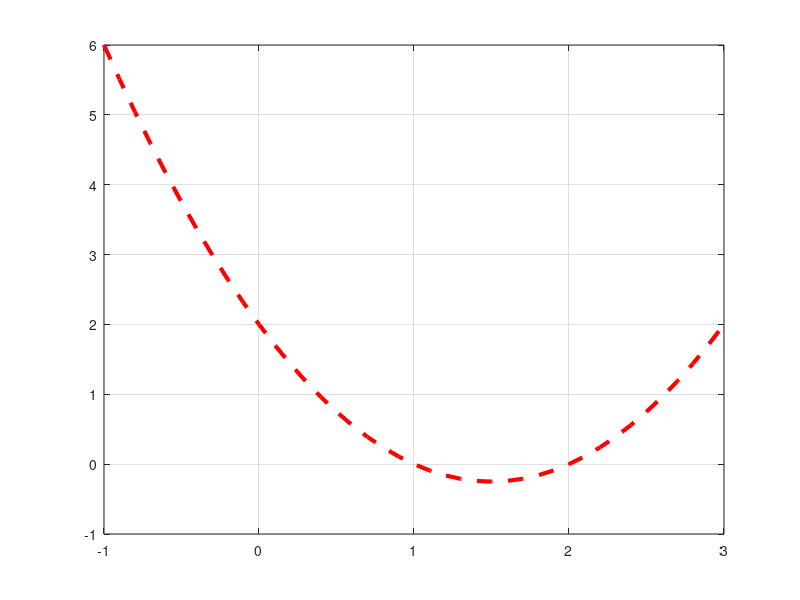

Source code (MATLAB):
%  Write an M-file to evaluate the equation y(x)  x2  3x  2 for all values
% of x between 1 and 3, in steps of 0.1. Do this twice, once with a for
% loop and once with vectors. Plot the resulting function using a 3-pointthick dashed red line.

% with for loop
x=-1:0.1:3;
for i=1:length(x)
    y(i)=x(i)^2-3*x(i)+2;
    fprintf('%d\n',y(i));
end
plot(x,y,'r--','LineWidth',3);
grid on;

% with vectors
y1=x.^2-3*x +2;
isequal(y,y1);
plot(x,y,'r--','LineWidth',3);
grid on;